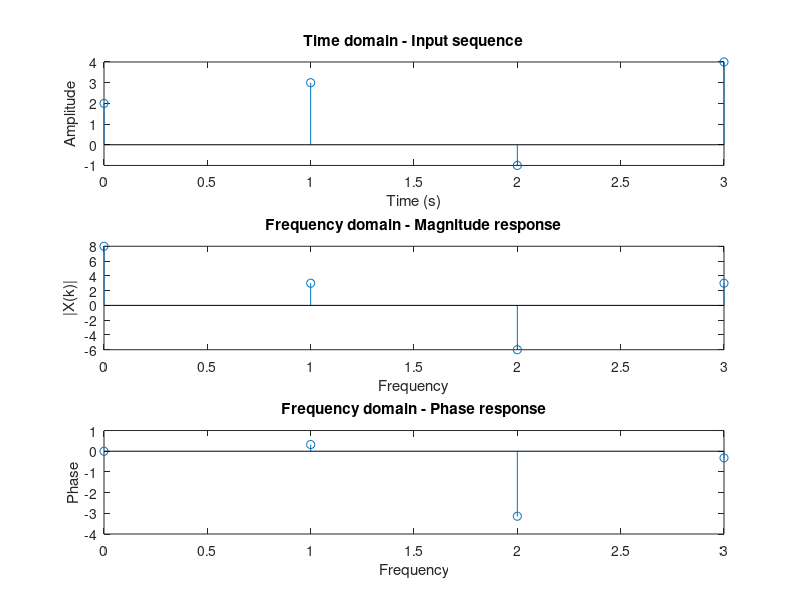

The MATLAB source for this figure:
clc;
clear all;
close all;
x = [2 3 -1 4];
N = length(x);
X = zeros(4,1)
for k = 0:N-1
    for n = 0:N-1
        X(k+1) = X(k+1) + x(n+1)*exp(-j*pi/2*n*k)
    end
end

t = 0:N-1
subplot(311)
stem(t,x);
xlabel('Time (s)');
ylabel('Amplitude');
title('Time domain - Input sequence')

subplot(312)
stem(t,X)
xlabel('Frequency');
ylabel('|X(k)|');
title('Frequency domain - Magnitude response')

subplot(313)
stem(t,angle(X))
xlabel('Frequency');
ylabel('Phase');
title('Frequency domain - Phase response')

X         % to check |X(k)|
angle(X)  % to check phase